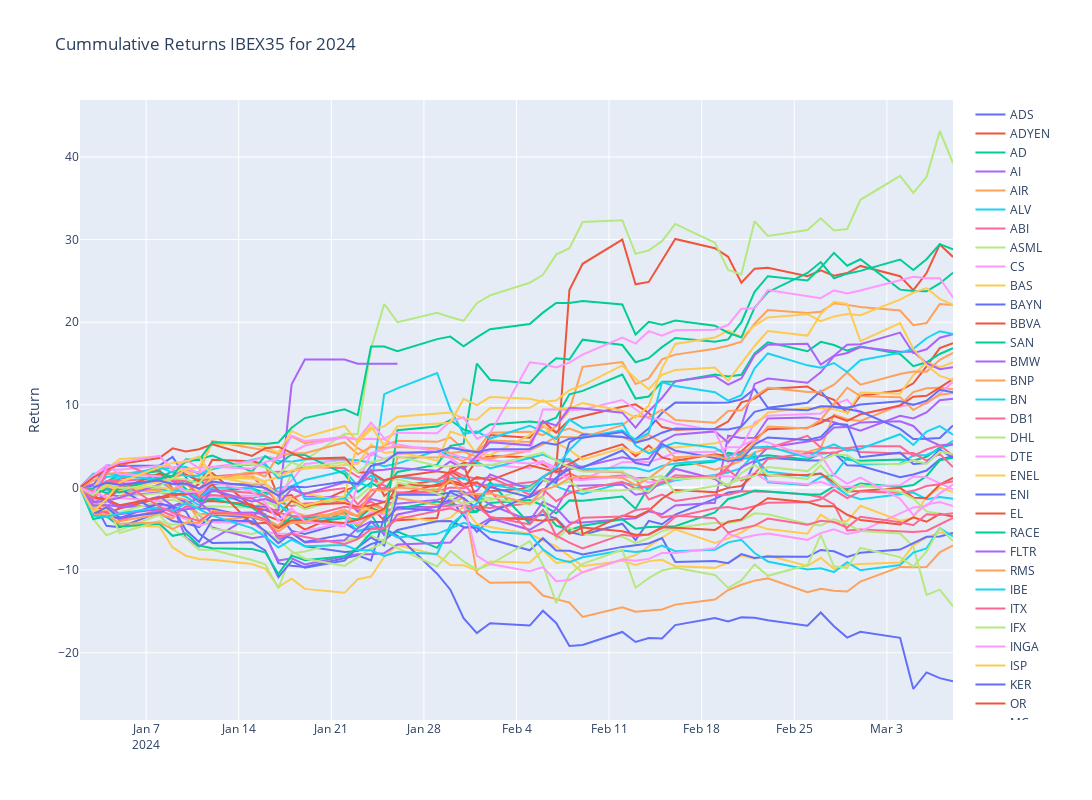

The notebook cell this image was saved under:
### Code cell
# Plotly
fig = make_subplots()

# Graph (1,1)
# Loop all stock files and get cummulative return for year
for stock in tqdm(eur50_list):
    f = os.path.join("../input", stock)
    df = pd.read_csv(f+".csv",index_col="Date",parse_dates=True)
    df['Cummulative_Return'] = cumulative_return(df["Adj Close"].loc[year])
    fig.add_trace(go.Scatter(x=df['Cummulative_Return'].loc[year].index,y=df['Cummulative_Return'].loc[year],mode="lines",name=stock.split('.')[0]),row=1,col=1)

# Update xaxis properties
fig.update_yaxes(title_text="Return", row=1, col=1)

fig.update_layout(height=800, width=1300,showlegend=True,title=f"Cummulative Returns {ticker} for {year}")

fig.show()
